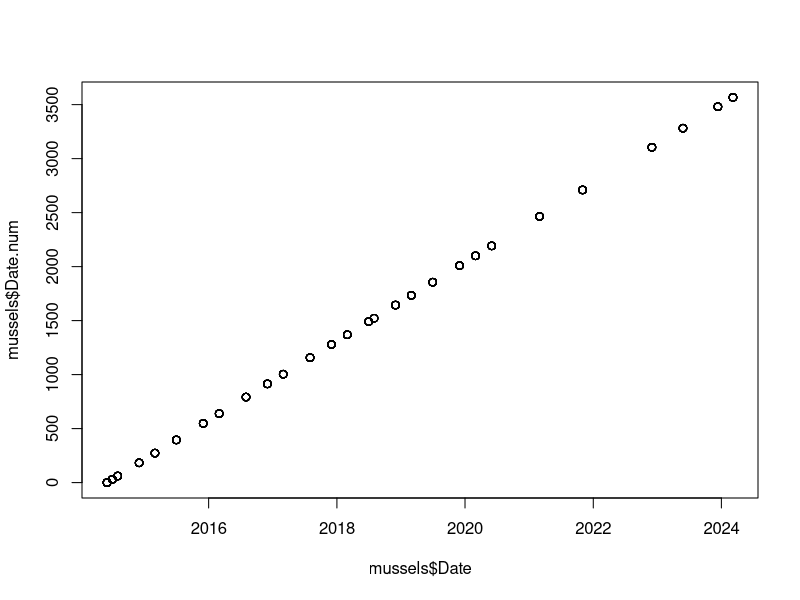
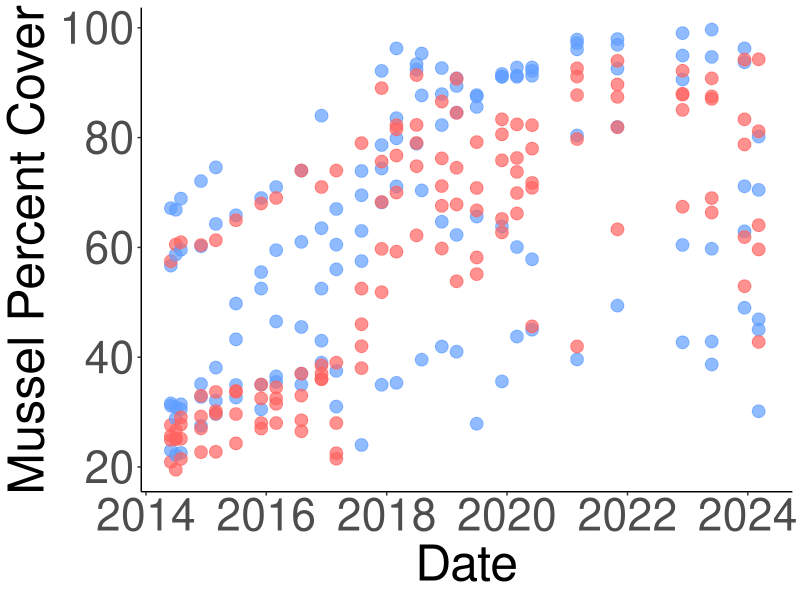
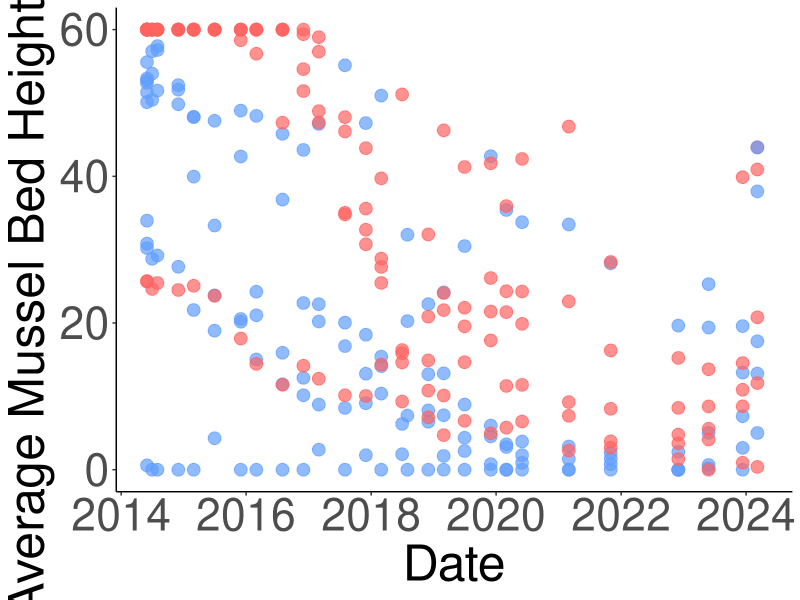
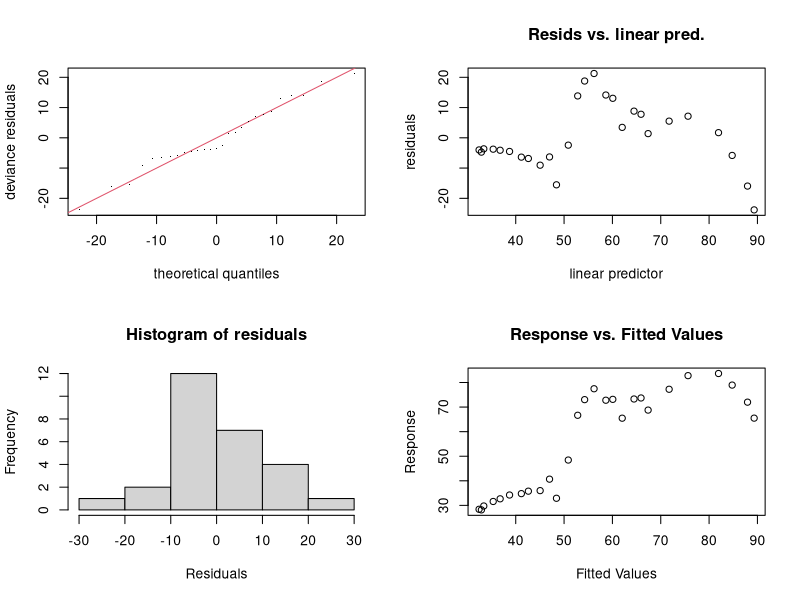
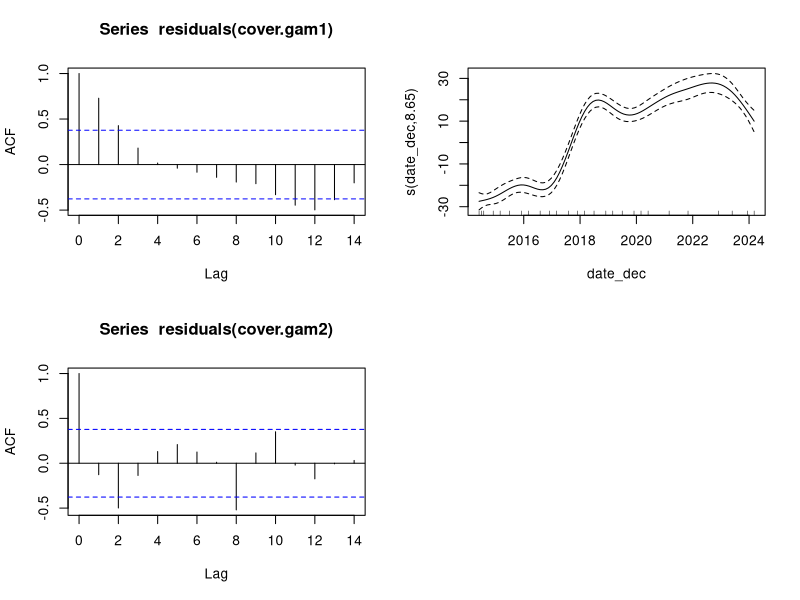
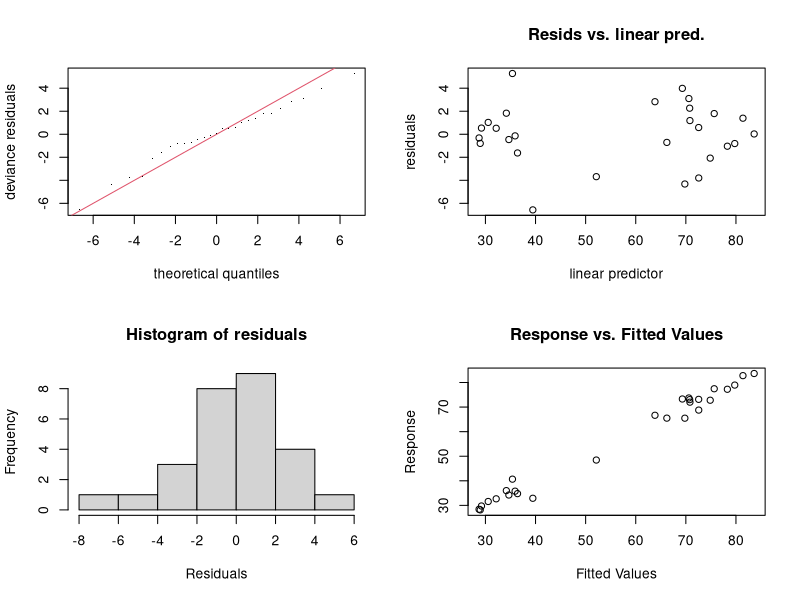
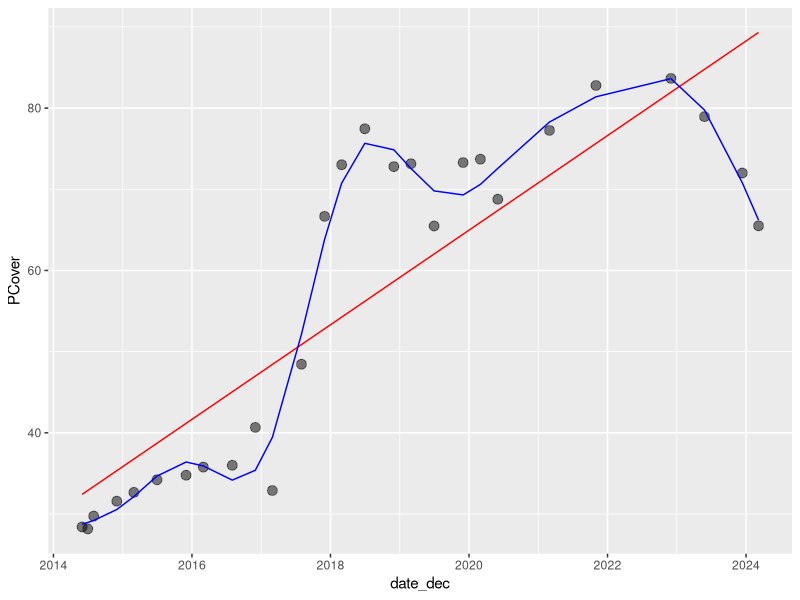
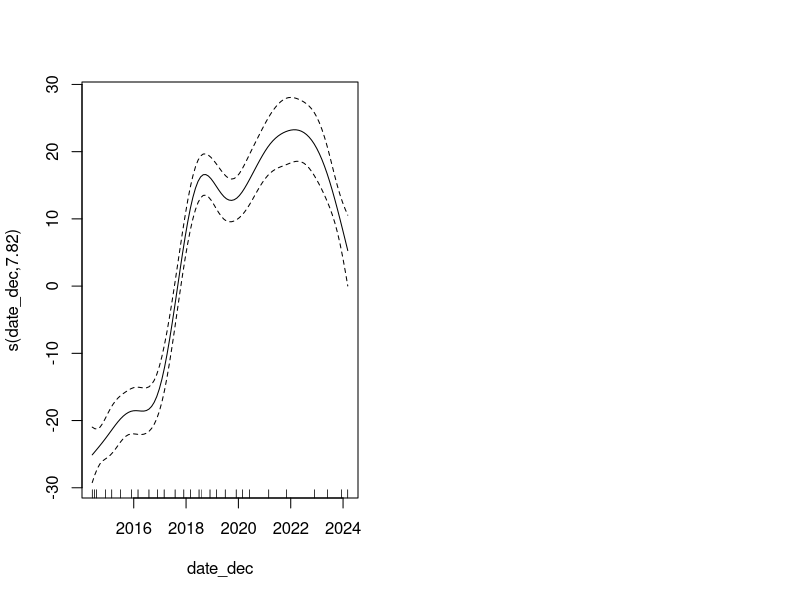

Here is the R script that generated these plots, in order: (Note: this script raises an error after producing the figures.)
## ---- chunk 1
library("dplyr")
library("lubridate")
library("stringr")
library("ggplot2")
library("mgcv")
## ---- chunk 2
mussels <- read.csv("Data/mussel_data.csv")
## ---- chunk 3
# goes through the columns with the measurements every 10cm and if there is an NA it will be replaced with the value 60
cols <- c("M1..0", "M2..10", "M3..20", "M4..30", "M5..40", "M6..50", "M7..60", "M8..70", "M9..80")
mussels <- mussels %>% mutate(across(cols, ~ replace(., is.na(.), 60)))
## ---- chunk 4
#take the new average of the values in the individual measurement columns (columns 6 through 14) and store them in Avg.Height
mussels$Avg.Height <- rowMeans(mussels[ , c(6:14)])
## ---- chunk 5
extra.columns <- names(mussels) %in% c("M1..0", "M2..10", "M3..20", "M4..30", "M5..40", "M6..50", "M7..60", "M8..70", "M9..80", "Notes", "Analyzed.By.")

mussels <- mussels[,!extra.columns]
## ---- chunk 6
# Change name of 4th and 5th columns of mussels
names(mussels)[4] <- "Area"
names(mussels)[5] <- "PCover"
## ---- chunk 7
mussels$Avg.Height <- as.numeric(mussels$Avg.Height)
## ---- chunk 8
mussels$Date <- dplyr::recode(mussels$Date, "Aug-14" = "2014/08/01", "Aug-16" = "2016/08/01", "Aug-17" = "2017/08/01", "Aug-18" = "2018/08/01", "Dec-14" = "2014/12/01", "Dec-15" = "2015/12/01", "Dec-16" = "2016/12/01", "Dec-17" = "2017/12/01", "Dec-18" = "2018/12/01", "Dec-19" = "2019/12/01", "Jul-14" = "2014/07/01", "Jul-15" = "2015/07/01", "Jul-18" = "2018/07/01", "Jul-19" = "2019/07/01", "Jun-14" = "2014/06/01", "Jun-20" = "2020/06/01", "Mar-15" = "2015/03/01", "Mar-16" = "2016/03/01", "Mar-17" = "2017/03/01", "Mar-18" = "2018/03/01", "Mar-19" = "2019/03/01", "Mar-20" = "2020/03/01", "Mar-21" = "2021/03/01", "Nov-21" = "2021/11/01", "Dec-22" = "2022/12/01", "May-23" = "2023/05/27", "Dec-23" = "2023/12/12", "Mar-24" = "2024/03/07")
## ---- chunk 9
mussels$Date <- as.Date(mussels$Date, "%Y/%m/%d")
## ---- chunk 10
mussels$Year <- year(mussels$Date)
## ---- chunk 11
mussels[,"WholePlot"] <- NA 
mussels$WholePlot <- str_sub(mussels$Plot, 1, nchar(mussels$Plot)-1) #gets rid of last character, which should be the letter
mussels$WholePlot <- as.numeric(mussels$WholePlot) #was in character, make it numeric
## ---- chunk 12
mussels$Site <- as.factor(mussels$Site)
mussels$Plot <- as.factor(mussels$Plot)
mussels$WholePlot <- as.factor(mussels$WholePlot)
## ---- chunk 13
mussels <- mussels %>% mutate(Date.num = as.numeric(Date - as.Date("2014-06-01"))) 
plot(mussels$Date, mussels$Date.num) #plotting to make sure it worked
## ---- chunk 14
mussels_wholeplot <- mussels %>% group_by(Date, Site, WholePlot, Date.num, Year) %>% summarize(PCover = mean(PCover))
## ---- chunk 15
#subsets out the last character in the "Plot" string, which should always be the plot letter (A or B) and stores it in new column
mussels$Letter <-  str_sub(mussels$Plot, -1)

mussels_B <- mussels %>% filter((Letter %in% "B") | (WholePlot == 4) | (WholePlot == 8))
## ---- chunk 16
group.colors <- c(West = "#ff6361", East = "#619eff")
## ---- chunk 17
FigS1A <- mussels_wholeplot %>% 
  ggplot(mapping=aes(x = Date, y = PCover, color = Site)) + 
      labs (x = "Date", y = "Mussel Percent Cover") + 
      theme(panel.background = element_blank(), 
          axis.line = element_line (colour = "black"), 
          axis.text = element_text(size = 32),
                axis.text.x = element_text(angle = 0, hjust = 0.5),
          axis.title = element_text(size = 36),
          legend.position = "none") + 
      geom_point(size=4,alpha = 0.7) + 
      scale_x_date(limits = as.Date(c("2014-06-01", "2024-04-01"))) +
  scale_color_manual(values=group.colors) +
  scale_fill_manual(values=group.colors)

FigS1A

#ggsave("figS1A.png", height=3, width=3,scale = 3)
## ---- chunk 18
FigS1B <- mussels_B %>% 
  ggplot(mapping=aes(x = Date, y = Avg.Height, color = Site)) + 
      labs (x = "Date", y = "Average Mussel Bed Height (cm)") + 
      theme(panel.background = element_blank(), 
          axis.line = element_line (colour = "black"), 
          axis.text = element_text(size = 32),
                axis.text.x = element_text(angle = 0, hjust = 0.5),
          axis.title = element_text(size = 36),
          legend.position = "none") + 
      geom_point (size = 4, alpha = 0.7) + 
    scale_x_date(limits = as.Date(c("2014-06-01", "2024-04-01"))) +
  scale_color_manual(values=group.colors) +
  scale_fill_manual(values=group.colors)

FigS1B

#ggsave("figS1B.png", height=3, width=3,scale = 3)
## ---- chunk 19
mussel_cover_avg <- mussels %>% group_by(Date, Site) %>% summarize(PCover = mean(PCover))
mussel_height_avg <- mussels_B %>% group_by(Date, Site) %>% summarize(Avg.Height = mean(Avg.Height))
## ---- chunk 20
mussel_cover_avg <- mussel_cover_avg %>% mutate(date_dec = decimal_date(Date))
mussel_cover_avg
## ---- chunk 21
#practice with one subset of the data first
mussel_cover_avg_sub <- mussel_cover_avg %>% filter(Site == "West")
## ---- chunk 22
## Linear
cover.gam1 <- gam(PCover ~ date_dec, data = mussel_cover_avg_sub)
summary(cover.gam1)

par(mfrow = c(2, 2))
gam.check(cover.gam1) # residuals exhibit curvilinear trend
fitted(cover.gam1)
acf(residuals(cover.gam1)) 
## ---- chunk 23
## Wiggly
cover.gam2 <- gam(PCover ~ s(date_dec), data = mussel_cover_avg_sub) #the s() function makes it a smoothed (non-linear) term
summary(cover.gam2) #R squared increased a lot
plot(cover.gam2) # "The mgcv package also includes a default plot() function to look at the smooths"

acf(residuals(cover.gam2)) 
par(mfrow = c(2,2))
gam.check(cover.gam2)
k.check(cover.gam2)
## ---- chunk 24
## Compare models - "Generally, the smaller the AIC, the “better” is the predictive performance of the model."
# Here we ask whether adding a smooth function to the linear model improves the fit of the model to our dataset.

AIC(cover.gam1, cover.gam2) # lower AIC = better performing model --> gam2 (with smoothed term) is better

#"Here, the AIC of the smooth GAM is lower, which indicates that adding a smoothing function improves model performance. Linearity is therefore not supported by our data."
## ---- chunk 25
#"when we compare the fit of the linear (red) and non-linear (blue) models, it is clear that the blue one is more appropriate for our dataset"
mussel_cover_avg_sub %>% 
  ggplot(aes(date_dec, PCover)) + 
  geom_point(size = 3, alpha = 0.5) + 
  geom_line(aes(y = fitted(cover.gam1)), color = "red") + 
  geom_line(aes(y = fitted(cover.gam2)), color = "blue")
## ---- chunk 26
mussel_cover_avg <- mussel_cover_avg %>% mutate(Site = as.factor(Site))
mussel_cover_avg
## ---- chunk 27
## Trying with no interaction between date and site
cover.gam1 <- gam(PCover ~ s(date_dec) + Site, data = mussel_cover_avg, method = "ML")
gam1_summary <- summary(cover.gam1)
gam1_summary$p.table
gam1_summary$s.table
par(mfrow = c(1, 2))
plot(cover.gam1, all.terms = TRUE)
acf(residuals(cover.gam1)) 
## ---- chunk 28
# USING THIS MODEL (see AIC below)
## With interaction between date and site
# https://r.qcbs.ca/workshop08/book-en/gam-with-interaction-terms.html

cover.gam2 <- gam(PCover ~ s(date_dec, by = Site) + Site, data = mussel_cover_avg, method = "ML") # this is default, thin plate regression spline
gam2_summary <- summary(cover.gam2)
gam2_summary$p.table
gam2_summary$s.table
par(mfrow = c(2, 2))
plot(cover.gam2, all.terms = TRUE) # the first two plots show the interaction effect of the date smooth and each level of the Site factor variable.
acf(residuals(cover.gam2)) 
## ---- chunk 29
## Check gam
par(mfrow = c(2, 2))
gam.check(cover.gam2)
## ---- chunk 30
## Compare models
AIC(cover.gam1, cover.gam2) #gam 1 has no interaction, gam 2 has interaction. This shows that including the interaction between date and site improves the model's performance

#overall, we're keeping GAM over LM, with the smoothed term (date) and with the date*site interaction (cover.gam2)
## ---- chunk 31
x_range <- range(mussel_cover_avg$date_dec)
x_new <- seq(from = x_range[1], to = x_range[2], by = 0.1)
x_new

site_levels <- unique(mussel_cover_avg$Site)
## ---- chunk 32
# Make the prediction dataframe
cover_pred <- expand.grid(x_new, site_levels) %>% 
  as_tibble() %>% 
  rename(date_dec = Var1, Site = Var2)
head(cover_pred)
## ---- chunk 33
# Predictions given the model
y_pred <- predict(cover.gam2, cover_pred, se.fit = TRUE)
y_pred
## ---- chunk 34
# 95% CI assuming normal distribution
upr <- y_pred$fit + (2 * y_pred$se.fit) 
lwr <- y_pred$fit - (2 * y_pred$se.fit)

cover_pred <- cover_pred %>%
  mutate(PCover = y_pred$fit, 
         upper = upr, 
         lower = lwr)
## ---- chunk 35
## Final plot with model output
Fig2A <- mussel_cover_avg %>% 
  ggplot(aes(date_dec, PCover, color = Site, fill = Site)) + 
  geom_ribbon(data = cover_pred, aes(ymin = lower, ymax = upper, 
                                 fill = Site, color = NULL), alpha = 0.5) + 
  geom_line(data = cover_pred, size =0.75) + 
  geom_point(size = 5, alpha = 0.7, pch = 21, color = "black") +
  theme_minimal() + 
  theme(panel.background = element_blank(), 
        axis.line = element_line (colour = "black"), 
        axis.text.y = element_text(size = 25),
        axis.text.x = element_text(angle = 0, hjust = 0.5, size=25),
        axis.title.y = element_text(size = 25),
        axis.title.x = element_text(size = 25),
        legend.position = "none") +
  scale_y_continuous(limits = c(10, 100)) + 
  labs(x = "Date", y = "Mussel Percent Cover") +
  scale_color_manual(values=group.colors) +
  scale_fill_manual(values=group.colors) 

Fig2A
#ggsave("Fig2A.png", height=3, width=3, scale=3)
## ---- chunk 36
mussel_height_avg <- mussel_height_avg %>% mutate(date_dec = decimal_date(Date))
mussel_height_avg
## ---- chunk 37
#practice with one subset of the data first
mussel_height_avg_sub <- mussel_height_avg %>% filter(Site == "West")
## ---- chunk 38
## Linear
height.gam1 <- gam(Avg.Height ~ date_dec, data = mussel_height_avg_sub)
summary(height.gam1)

par(mfrow = c(2, 2))
gam.check(height.gam1) # residuals exhibit curvilinear trend
fitted(height.gam1)
acf(residuals(height.gam1)) 
## ---- chunk 39
## Wiggly
height.gam2 <- gam(Avg.Height ~ s(date_dec), data = mussel_height_avg_sub) #the s() function makes it a smoothed (non-linear) term
summary(height.gam2) #R squared increased a lot
plot(height.gam2) # "The mgcv package also includes a default plot() function to look at the smooths"

acf(residuals(height.gam2)) 
par(mfrow = c(2,2))
gam.check(height.gam2)
k.check(height.gam2)
## ---- chunk 40
## Compare models - "Generally, the smaller the AIC, the “better” is the predictive performance of the model."
# Here we ask whether adding a smooth function to the linear model improves the fit of the model to our dataset.

AIC(height.gam1, height.gam2) # lower AIC = better performing model --> gam2 (with smoothed term) is better

#"Here, the AIC of the smooth GAM is lower, which indicates that adding a smoothing function improves model performance. Linearity is therefore not supported by our data."
## ---- chunk 41
#"when we compare the fit of the linear (red) and non-linear (blue) models, it is clear that the blue one is more appropriate for our dataset"
mussel_height_avg_sub %>% 
  ggplot(aes(date_dec, Avg.Height)) + 
  geom_point(size = 3, alpha = 0.5) + 
  geom_line(aes(y = fitted(height.gam1)), color = "red") + 
  geom_line(aes(y = fitted(height.gam2)), color = "blue")
## ---- chunk 42
mussel_height_avg <- mussel_height_avg %>% mutate(Site = as.factor(Site))
mussel_height_avg
## ---- chunk 43
## Trying with no interaction between date and site
height.gam1 <- gam(Avg.Height ~ s(date_dec) + Site, data = mussel_height_avg, method = "ML")
gam1_summary <- summary(height.gam1)
gam1_summary$p.table
gam1_summary$s.table
par(mfrow = c(1, 2))
plot(height.gam1, all.terms = TRUE)
acf(residuals(height.gam1)) 
## ---- chunk 44
# USING THIS MODEL (see AIC below)
## With interaction between date and site
# https://r.qcbs.ca/workshop08/book-en/gam-with-interaction-terms.html

height.gam2 <- gam(Avg.Height ~ s(date_dec, by = Site) + Site, data = mussel_height_avg, method = "ML") # this is default, thin plate regression spline
gam2_summary <- summary(height.gam2)
gam2_summary$p.table
gam2_summary$s.table
par(mfrow = c(2, 2))
plot(height.gam2, all.terms = TRUE) # the first two plots show the interaction effect of the date smooth and each level of the Site factor variable.
acf(residuals(height.gam2)) 
## ---- chunk 45
## Check gam
par(mfrow = c(2, 2))
gam.check(height.gam2)
## ---- chunk 46
## Compare models
AIC(height.gam1, height.gam2) #gam 1 has no interaction, gam 2 has interaction. This shows that including the interaction between date and site improves the model's performance

#overall, we're keeping GAM over LM, with the smoothed term (date) and with the date*site interaction (height.gam2)
## ---- chunk 47
height.x_range <- range(mussel_height_avg$date_dec)
height.x_new <- seq(from = height.x_range[1], to = height.x_range[2], by = 0.1)
height.x_new

height.site_levels <- unique(mussel_height_avg$Site)
## ---- chunk 48
# Make the prediction dataframe
height_pred <- expand.grid(height.x_new, height.site_levels) %>% 
  as_tibble() %>% 
  rename(date_dec = Var1, Site = Var2)
head(height_pred)
## ---- chunk 49
# Predictions given the model
height.y_pred <- predict(height.gam2, height_pred, se.fit = TRUE)
height.y_pred
## ---- chunk 50
# 95% CI assuming normal distribution
height.upr <- height.y_pred$fit + (2 * height.y_pred$se.fit) 
height.lwr <- height.y_pred$fit - (2 * height.y_pred$se.fit)

height_pred <- height_pred %>%
  mutate(Avg.Height = height.y_pred$fit, 
         upper = height.upr, 
         lower = height.lwr)
## ---- chunk 51
## Final plot with model output
Fig2B <- mussel_height_avg %>% 
  ggplot(aes(date_dec, Avg.Height, color = Site, fill = Site)) + 
  geom_ribbon(data = height_pred, aes(ymin = height.lwr, ymax = height.upr, 
                                 fill = Site, color = NULL), alpha = 0.5) + 
  geom_line(data = height_pred) + 
  geom_point(size = 5, alpha = 0.7, pch = 21, color = "black") +
  theme_minimal() + 
  theme(panel.background = element_blank(), 
        axis.line = element_line (colour = "black"), 
        axis.text.x = element_text(angle = 0, hjust = 0.5),
        axis.text = element_text(size = 25),
        axis.title = element_text(size = 25),
        legend.position="none") +
  labs(x = "Date", y = "Mussel Bed Height (cm)") +  
  scale_color_manual(values=group.colors) +
  scale_fill_manual(values=group.colors)

Fig2B

#ggsave("Fig2B.png", height=3, width=3, scale=3)

